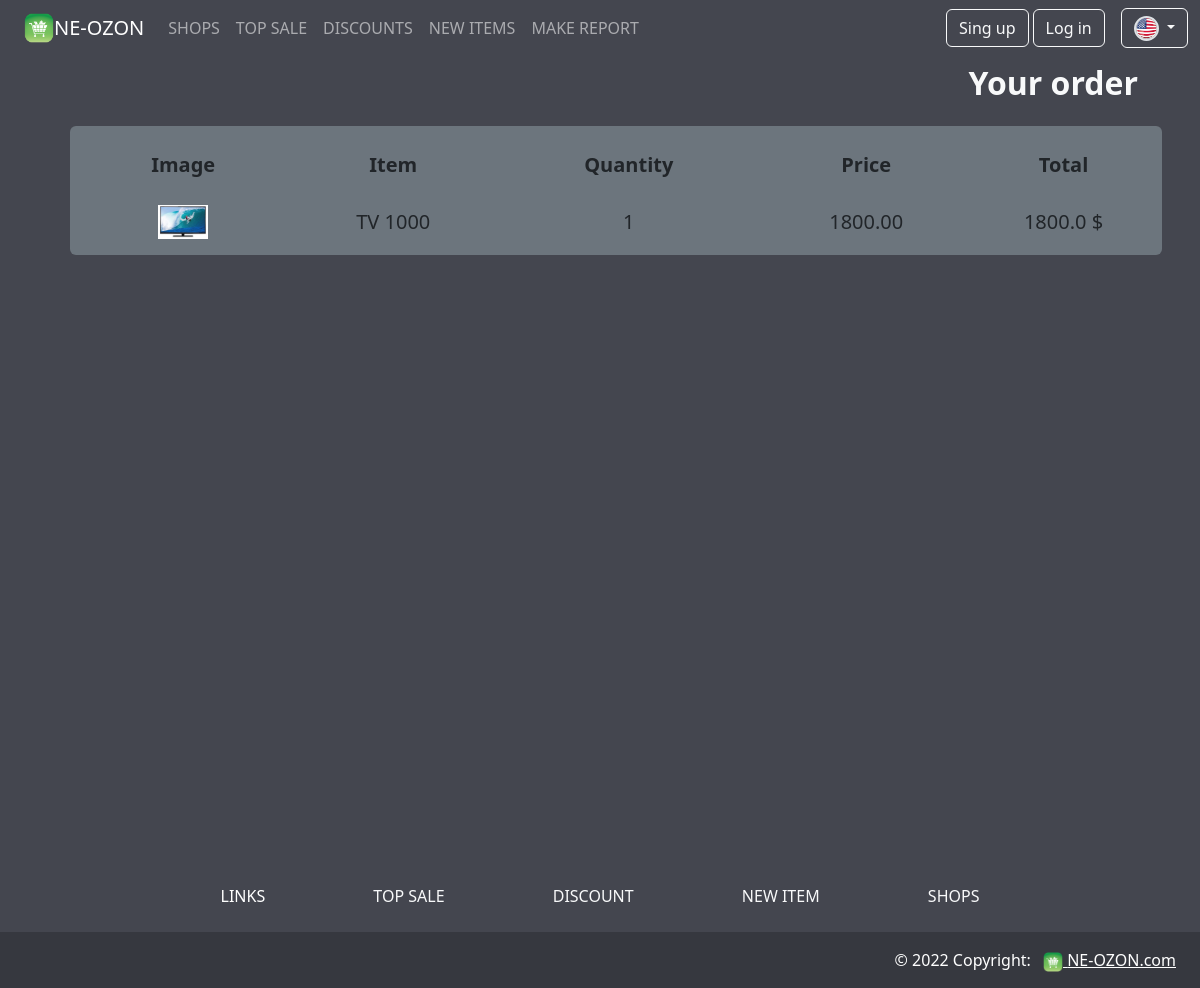
The page /order/order_detail/4/ on the database its author committed.
### app_order/models.py (models this page shows, shortened)
class OrderItem(models.Model):
    order = models.ForeignKey(Order, related_name='items', on_delete=models.CASCADE)
    product = models.ForeignKey(Item, related_name='order_items', on_delete=models.CASCADE)
    price = models.DecimalField(max_digits=10, decimal_places=2)
    quantity = models.PositiveIntegerField(default=1)
    class Meta:
        db_table = 'app_order_item'
        ordering = ('-order',)
        verbose_name = 'Товар в заказе'
        verbose_name_plural = 'Товары в заказе'
    def __str__(self):
        return f'{self.product}'
    def get_cost(self):
        price = float(str(self.price))
        quantity = float(str(self.quantity))
        total_cost = price * quantity
        return round(total_cost, 2)

### app_shop/models.py (models this page shows, shortened)
class Item(models.Model):
    default_errors = {
        'required': _('This field is required'),
        'invalid': _('Please enter a valid value')
    }
    name = models.CharField(
        max_length=100,
        db_index=True,
        error_messages=default_errors,
        verbose_name=_('item title')
    )
    slug = models.SlugField(
        max_length=100,
        db_index=True
    )
    description = models.TextField(
        blank=True,
        error_messages=default_errors,
        verbose_name=_('item description ')
    )
    created_at = models.DateTimeField(
        auto_now_add=True,
        verbose_name=_('create date')
    )
    update_at = models.DateTimeField(
        auto_now_add=True,
        verbose_name=_('update date')
    )
    image = models.ImageField(
        upload_to='item_image/%Y/%m/%d',
        blank=True,
        null=True,
        verbose_name=_('item image')
    )
    price = models.DecimalField(
        max_digits=10,
        decimal_places=2,
        verbose_name=_('price')
    )
    discount = models.PositiveIntegerField(
        verbose_name=_('discount')
    )
    stock = models.PositiveIntegerField(
        verbose_name=_('quantity')
    )
    available = models.BooleanField(
        default=True,
        verbose_name=_('available')
    )
    category = models.ForeignKey(
        'ItemCategory',
        related_name='items',
        on_delete=models.CASCADE,
        verbose_name=_('category')
    )
    shop = models.ForeignKey(
        'Shop',
        default=None,
        on_delete=models.CASCADE,
        related_name='items',
        verbose_name=_('seller')
    )
    class Meta:
        db_table = 'app_items'
        ordering = ['name']
        verbose_name = _('item')
        verbose_name_plural = _('items')
        index_together = (('id', 'slug'),)
    def __str__(self):
        return self.name
    def sale(self) -> float:
        """
        Функция для корректного отображения цены товара
        с учетом всех скидок в панели администратора
        :return: цена товара
        """
        return round((float(str(self.price)) * (100 - float(str(self.discount))) / 100), 2)
    sale.short_description = _('Current price')
    sale.allow_tags = True

### app_order/views.py (the view)
# urls.py: path('order_detail/<int:pk>/',  OrderDetail.as_view(), name='order_detail'),
class OrderDetail(DetailView):
    model = Order
    template_name = 'app_order/order_detail.html'
    paginate_by = 4
    login_url = settings.LOGIN_URL
    def get_context_data(self, **kwargs):
        context = super().get_context_data(**kwargs)
        order = self.get_object()
        context['items'] = OrderItem.objects.select_related('order').filter(order_id=order.id)
        return context

### app_cart/context_processors.py (called while the page is built)
def cart(request):
    return {'app_cart': Cart(request)}

### app_order/templates/app_order/order_detail.html (shortened to what this page needs)
{% extends "base.html" %}
{% load i18n %}
{% load static %}
{% load cache %}
{% get_current_language as LANGUAGE_CODE %}
{% block content %}
<div class="container vh-100">
    <h2 class="d-flex m-1 p-1  fw-bold text-light justify-content-end">Your order</h2>
    <div class="row ">
        <div class="col col-12 m-3 ">
            {% if items %}
            <table class="bg-secondary rounded p-5 w-100 " cellspacing="13">
                <thead>
                <tr class="fs-5  text-center">
                    <th class="p-4">Image</th>
                    <th class="p-4">Item</th>
                    <th class="p-4">Quantity</th>
                    <th class="p-4">Price</th>
                    <th class="p-4">Total</th>
                </tr>
                </thead>
                <tbody>
                {% for order in items %}
                <tr class="fs-5 px-3   text-center">
                    <td class="pb-3"><img src="{{ order.product.image.url }}" width="50"></td>
                    <td class="pb-3">{{ order }}</td>
                    <td class="pb-3">{{ order.quantity }}</td>
                    <td class="pb-3">{{ order.price }}</td>
                    <td class="pb-3">{{ order.get_cost}} {% trans '$' %}</td>
                </tr>
                {% endfor %}
                </tbody>
            </table>
            {% else %}
            <div class="text-center m-3 text-light fs-2">Oops, not yet anything ...</div>
            {% endif %}
        </div>
    </div>
</div>
{% endblock %}

### rows shown on the page
OrderItem: product.image (picture), product.name "TV 1000", quantity "1", price "1800.00", get_cost "1800.0"
